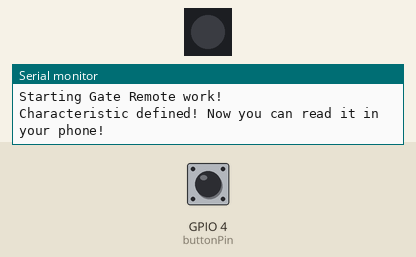
Simulated run of this sketch. Board: ESP32-S3. Parts: 1 RGB LEDs in strip order, left to right, the last lines printed to the serial monitor. Inputs (shaded band) come from the test bench; at power-on: GPIO 4 (buttonPin) HIGH. Dim RGB values are drawn brighter than linear; nothing arrives over Bluetooth unless stated; a phone connects over Bluetooth LE 3 s after start.

Above: at 1.3 s.
1.4 s: GPIO 4 (buttonPin) pulled LOW for 3.2 s
At 2.3 s:
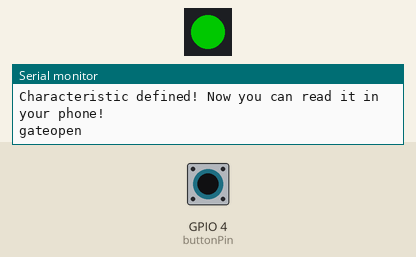
Timing chart, 0 to 5.8 s (numbered marks = the images above; inputs shaded):
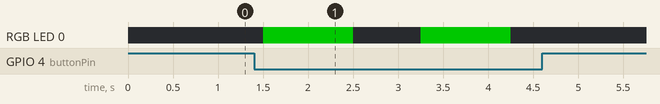

Measured:
- after the input at 1.4 s, RGB LED 0: alternates RGB(0, 100, 0) for 1.0 s and off for 0.75 s, 4 changes in all, then stays off, starting after 0.10 s

The sketch:

RemoteKey.ino
```cpp
/**
 * This turns the ESP32S3 mini into a Bluetooth LE keyboard that writes passwords
 * Author : KTB
 * Version: V1.0
 * Date   : 2025/11/02
 */
#include <Adafruit_NeoPixel.h>
#include <BLEDevice.h>
#include <BLEUtils.h>
#include <BLEServer.h>

#define SERVICE_UUID        "4fafc201-1fb5-459e-8fcc-c5c9c331914b"
#define CHARACTERISTIC_UUID "beb5483e-36e1-4688-b7f5-ea07361b26a8"
#define RGB_PIN 21 // Onboard RGB LED pin
#define NUM_PIXELS 1 // Only one LED
const int buttonPin = 4;  // the number of the pushbutton pin
int buttonState = 0;  // variable for reading the pushbutton status

Adafruit_NeoPixel pixel(NUM_PIXELS, RGB_PIN, NEO_GRB + NEO_KHZ800);
void setup() {
  // initialize the pushbutton pin as an input:
  pinMode(buttonPin, INPUT_PULLUP);
  pixel.begin();
  pixel.setBrightness(100); // Adjust brightness (0-255)
  Serial.begin(115200);
  Serial.println("Starting Gate Remote work!");
  BLEDevice::init("AFLGateOpen");
  BLEServer *pServer = BLEDevice::createServer();
  BLEService *pService = pServer->createService(SERVICE_UUID);
  BLECharacteristic *pCharacteristic = pService->createCharacteristic(
                                         CHARACTERISTIC_UUID,
                                         BLECharacteristic::PROPERTY_READ |
                                         BLECharacteristic::PROPERTY_WRITE
                                       );

  pCharacteristic->setValue("Hello World says Neil");
  pService->start();
  // BLEAdvertising *pAdvertising = pServer->getAdvertising();  // this still is working for backward compatibility
  BLEAdvertising *pAdvertising = BLEDevice::getAdvertising();
  pAdvertising->addServiceUUID(SERVICE_UUID);
  pAdvertising->setScanResponse(true);
  pAdvertising->setMinPreferred(0x06);  // functions that help with iPhone connections issue
  pAdvertising->setMinPreferred(0x12);
  BLEDevice::startAdvertising();
  Serial.println("Characteristic defined! Now you can read it in your phone!");
}

void loop() {
  // read the state of the pushbutton value:
  buttonState = digitalRead(buttonPin);
  // check if the pushbutton is pressed. If it is, the buttonState is LOW:
  if (buttonState == LOW) {
    Serial.println("gateopen");
    pixel.setPixelColor(0, pixel.Color(0, 255, 0));
    pixel.show();
    delay(1000);
    pixel.setPixelColor(0, pixel.Color(0, 0, 0));
    pixel.show();
    delay(500);
    Serial.println("triggred");

  }

  delay(250);
}
```
